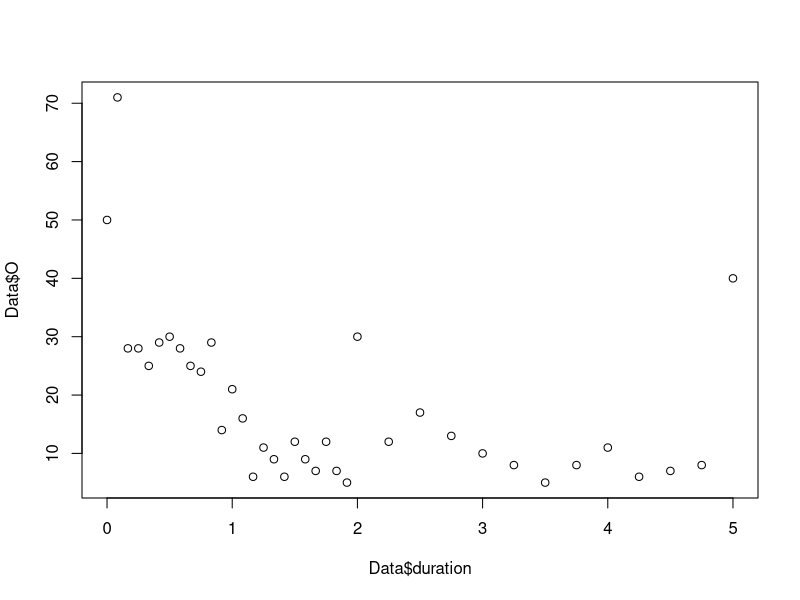
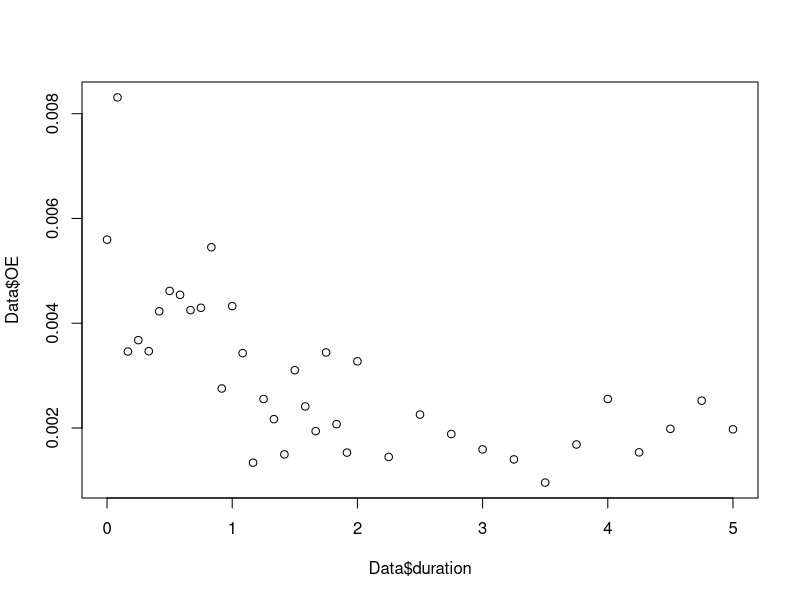

R code for these plots, in order: (Note: this script raises an error after producing the figures.)
######################################################
####                  DATA LOADING                ####
######################################################

# Pakker: 
library(tidyverse)
library(ggplot2)
library(dplyr)
library(stats)
library(splines)
library(hexbin)

# Indlæs data
Data <- read_csv("Data/FJ/FJSD.csv")
Data$OE <- Data$O / Data$E

View(Data)

getwd()

#Dette datasæt har ingen inddeling af age, så vi har kun covariaten duration.

######################################################
####            VISUALISERING AF DATA             ####
######################################################

# Plot data
plot(y = Data$O, x = Data$duration)
plot(y = Data$OE, x = Data$duration)


######################################################
####          CENTRERING AF COVARIATER            ####
######################################################

# Centrering af duration
midpointsduration <- c((unique(Data$duration)[-1] + unique(Data$duration)[-length(unique(Data$duration))]) / 2, 
                       unique(Data$duration)[length(unique(Data$duration))])
Data$age_centered <- midpointsage[match(Data$age, unique(Data$age))]

# Vis centreret data
View(Data)


######################################################
####               LINEAR GLM MODEL               ####
######################################################

# Lineær GLM model
glm_linear <- glm(O ~ duration, offset = log(E), 
                  family = poisson, data = Data)

# Forudsigelser med lineær model
Data$predicted_O <- predict(glm_linear, type = "response")
Data$predicted_OE <- Data$predicted_O / Data$E

# Plot OE-rates over duration med lineær model
plot(Data$duration, Data$OE, 
     col = "blue", 
     pch = 1, 
     xlab = "Duration",
     ylab = "OE Rate",
     main = "OE-rates with additive model over Duration")
lines(Data$duration, Data$predicted_OE, col = "red", lwd = 2)


######################################################
####                  RESIDUAL PLOT               ####
######################################################

# Funktion til residual plot
residplotduration <- function(model) {
  qplot(Data$duration, .stdresid, data = model) +
    geom_smooth(method = "loess", size = 1, formula = y ~ x) +
    xlab("Duration") +
    ylab("Fitted Values")
}

# Plot residuals for linear model
residplotduration(glm_linear)



######################################################
####                  POLYNIMIER                  ####
######################################################

# Polynomial modeller for duration
glm_poly2 <- glm(O ~ poly(duration, 2), offset = log(E), 
                 family = poisson, data = Data)

glm_poly3 <- glm(O ~ poly(duration, 3), offset = log(E), 
                 family = poisson, data = Data)

glm_poly4 <- glm(O ~ poly(duration, 4), offset = log(E), 
                 family = poisson, data = Data)

glm_poly6 <- glm(O ~ poly(duration, 6), offset = log(E), 
                 family = poisson, data = Data)

glm_poly8 <- glm(O ~ poly(duration, 8), offset = log(E), 
                 family = poisson, data = Data)

glm_poly10 <- glm(O ~ poly(duration, 10), offset = log(E), 
                  family = poisson, data = Data)

# Sammenlign AIC for polynomial modeller
AIC(glm_linear, glm_poly2, glm_poly3, glm_poly4, glm_poly6, glm_poly8, glm_poly10)

# Forudsigelser med 2. grad polynomium model
Data$predicted_O <- predict(glm_poly2, type = "response")
Data$predicted_OE <- Data$predicted_O / Data$E

# Plot OE-rates over duration med 2. grad polynomium
plot(Data$duration, Data$OE, 
     col = "blue", 
     pch = 1, 
     xlab = "Duration",
     ylab = "OE Rate",
     main = "OE-rates with 2nd degree polynomial over Duration")
lines(Data$duration, Data$predicted_OE, col = "red", lwd = 2)

# Plot residuals for polynomial model
residplotduration(glm_poly2)



######################################################
####                   SPLINES                    ####
######################################################

# Splines modeller for duration
glm_splines2 <- glm(O ~ ns(duration, df = 3), offset = log(E), 
                    family = poisson, data = Data)

glm_splines3 <- glm(O ~ ns(duration, df = 4), offset = log(E), 
                    family = poisson, data = Data)

glm_splines4 <- glm(O ~ ns(duration, df = 5), offset = log(E), 
                    family = poisson, data = Data)

glm_splines5 <- glm(O ~ ns(duration, df = 6), offset = log(E), 
                    family = poisson, data = Data)

glm_splines6 <- glm(O ~ ns(duration, df = 7), offset = log(E), 
                    family = poisson, data = Data)

# Sammenlign AIC for splines modeller
AIC(glm_poly2, glm_splines2, glm_splines3, glm_splines4, glm_splines5, glm_splines6)



######################################################
####                    HEATMAP                   ####
######################################################

# Beregn de forudsigede rater fra GLM-modellen
Data$observed_rate <- Data$O / Data$E
Data$predicted_rate <- predict(glm_poly2, newdata = Data, type = "response")
Data$predicted_rate_oe <- Data$predicted_rate / Data$E

# Heatmap for de observerede rater
heatmap_observed <- ggplot(Data, aes(y = duration, x = 1, fill = observed_rate)) +
  geom_tile(color = "white") +
  scale_fill_gradient(low = "blue", high = "red") +
  labs(title = "Heatmap af Observerede OE-Rater",
       y = "Duration",
       x = "1",
       fill = "Observed OE-Rate") +
  theme_minimal()

# Heatmap for de forudsigede rater
heatmap_predicted <- ggplot(Data, aes(y = duration, x = 1, fill = predicted_rate_oe)) +
  geom_tile(color = "white") +
  scale_fill_gradient(low = "blue", high = "red") +
  labs(title = "Heatmap af Predicted OE-Rates",
       y = "Duration",
       x = "1",
       fill = "Predicted OE-Rate") +
  theme_minimal()

# Print begge heatmaps
heatmap_observed
heatmap_predicted

# Kombiner heatmaps i et enkelt plot
library(gridExtra)
grid.arrange(heatmap_observed, heatmap_predicted, ncol = 2)


# Beregn forskellen mellem observerede og forudsigede rater
Data$difference_rate <- Data$observed_rate - Data$predicted_rate_oe

# Heatmap for forskelle mellem observerede og forudsigede rater
ggplot(Data, aes(x = 1, y = duration, fill = difference_rate)) +
  geom_tile(color = "white") +
  scale_fill_gradient2(low = "blue", mid = "white", high = "red", midpoint = 0) +
  labs(title = "Heatmap af Forskel mellem Observerede og Forudsigede Rater",
       x = "1",
       y = "Duration",
       ylim = c(0, 5.5 / 12),
       fill = "Forskel Rate") +
  theme_minimal()



######################################################
####              ENDELIGE MODEL                  ####
######################################################

glm_FJSD <- glm(O ~ poly(duration,2), offset = log(E), 
                  family = poisson, data = Data)





